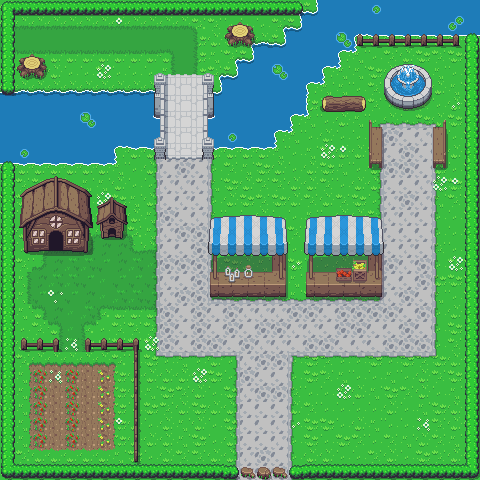

Rendered tile map (Tiled .tmx) drawn with the repository's tilesets; below, a short description and the map source with its tile grids summarised:
An orthogonal 30x30 tile map with 16x16 px tiles, 7 tile layers (Colider, Grass, Floor, Water, ...).

<map version="1.10" tiledversion="1.11.0" orientation="orthogonal" renderorder="right-down" width="30" height="30" tilewidth="16" tileheight="16" infinite="0" nextlayerid="8" nextobjectid="1">
 <tileset firstgid="1" name="Overworld" tilewidth="16" tileheight="16" tilecount="1440" columns="40">
  <image source="Overworld.png" width="640" height="576" />
  <tile id="1403">
   <properties>
    <property name="Colider" type="bool" value="true" />
   </properties>
  </tile>
 </tileset>
 <layer id="7" name="Colider" width="30" height="30">
  <data>[900 cells, 287 non-empty, 1 distinct tile ids]</data>
 </layer>
 <layer id="1" name="Grass" width="30" height="30">
  <data>[900 cells, 799 non-empty, 40 distinct tile ids]</data>
 </layer>
 <layer id="6" name="Floor" width="30" height="30">
  <data>[900 cells, 230 non-empty, 15 distinct tile ids]</data>
 </layer>
 <layer id="2" name="Water" width="30" height="30">
  <data>[900 cells, 92 non-empty, 1 distinct tile ids]</data>
 </layer>
 <layer id="3" name="Bridge" width="30" height="30">
  <data>[900 cells, 30 non-empty, 27 distinct tile ids]</data>
 </layer>
 <layer id="4" name="Flower" width="30" height="30">
  <data>[900 cells, 29 non-empty, 5 distinct tile ids]</data>
 </layer>
 <layer id="5" name="Objects" width="30" height="30">
  <data>[900 cells, 247 non-empty, 114 distinct tile ids]</data>
 </layer>
</map>
